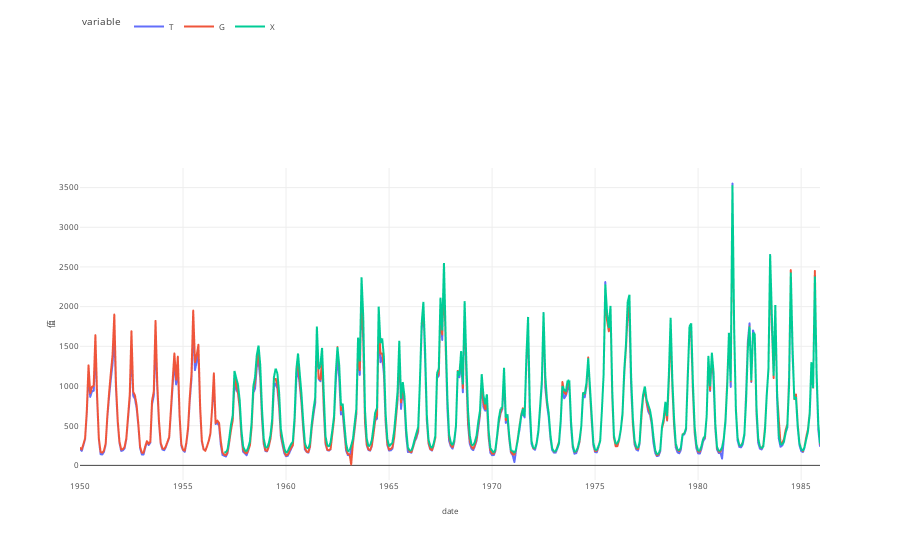

Here is the notebook cell this chart was saved with:
### Code cell
RETRAIN = True
# RETRAIN = False
tangnaihai = pd.read_csv('../data/tangnaihai_monthly_flow.csv',index_col=['date'], parse_dates=['date'])
guide = pd.read_csv('../data/guide_monthly_flow.csv',index_col=['date'], parse_dates=['date'])
xunhua = pd.read_csv('../data/xunhua_monthly_flow.csv',index_col=['date'], parse_dates=['date'])
tangnaihai.columns=['T']
guide.columns=['G']
xunhua.columns=['X']
df = pd.concat([tangnaihai,guide,xunhua],axis=1)
df.to_csv('../data/all_temp.csv')

df = df.loc[:'1985-12-31']
# df.index.name = 'ID'
# STCD = df.pop('STCD')
# STNM = df.pop('STNM')

model_path = '../models/extension/xgboost/'
if not os.path.exists(model_path):
    os.makedirs(model_path)

df_raw = df.copy()

fig = px.line(df, labels={'time': '时间', 'value': '值'},)
fig.update_layout(
    template=plot_template,legend=dict(orientation='h',x=0,y=1.5))
fig.show()


plt.figure()
msno.matrix(df)
plt.figure()
msno.matrix(df.iloc[:int(df.shape[0]*0.05),:])
plt.figure()
msno.matrix(df.iloc[int(df.shape[0]*0.05):int(df.shape[0]*0.1),:])
plt.figure()
msno.matrix(df.iloc[int(df.shape[0]*0.1):int(df.shape[0]*0.15),:])
plt.figure()
msno.matrix(df.iloc[int(df.shape[0]*0.15):int(df.shape[0]*0.2),:])
plt.figure()
msno.matrix(df.iloc[int(df.shape[0]*0.2):int(df.shape[0]*0.25),:])
plt.figure()
msno.matrix(df.iloc[int(df.shape[0]*0.25):int(df.shape[0]*0.3),:])
plt.figure()
msno.matrix(df.iloc[int(df.shape[0]*0.3):int(df.shape[0]*0.35),:])
plt.figure()
msno.matrix(df.iloc[int(df.shape[0]*0.35):int(df.shape[0]*0.4),:])
plt.figure()
msno.matrix(df.iloc[int(df.shape[0]*0.4):int(df.shape[0]*0.45),:])
plt.figure()
msno.matrix(df.iloc[int(df.shape[0]*0.45):int(df.shape[0]*0.5),:])
plt.figure()
msno.matrix(df.iloc[int(df.shape[0]*0.5):int(df.shape[0]*0.55),:])
plt.figure()
msno.matrix(df.iloc[int(df.shape[0]*0.55):int(df.shape[0]*0.6),:])
plt.figure()
msno.matrix(df.iloc[int(df.shape[0]*0.6):int(df.shape[0]*0.65),:])
plt.figure()
msno.matrix(df.iloc[int(df.shape[0]*0.65):int(df.shape[0]*0.7),:])
plt.figure()
msno.matrix(df.iloc[int(df.shape[0]*0.7):int(df.shape[0]*0.75),:])
plt.figure()
msno.matrix(df.iloc[int(df.shape[0]*0.75):int(df.shape[0]*0.8),:])
plt.figure()
msno.matrix(df.iloc[int(df.shape[0]*0.8):int(df.shape[0]*0.85),:])
plt.figure()
msno.matrix(df.iloc[int(df.shape[0]*0.85):int(df.shape[0]*0.9),:])
plt.figure()
msno.matrix(df.iloc[int(df.shape[0]*0.9):int(df.shape[0]*0.95),:])
plt.figure()
msno.matrix(df.iloc[int(df.shape[0]*0.95):,:])

### Figure 1 — Plotly figure (JSON) as saved in the notebook; plotly's stock layout.template omitted (floating-point values rounded to 4 significant figures; data arrays with more than 128 entries replaced by an {"elided": "..."} marker saying what was removed)
{"data": [{"hovertemplate": "variable=T<br>date=%{x}<br>值=%{y}<extra></extra>", "legendgroup": "T", "line": {"color": "#636efa", "dash": "solid"}, "marker": {"symbol": "circle"}, "mode": "lines", "name": "T", "showlegend": true, "type": "scattergl", "x": {"elided": "432 str values"}, "xaxis": "x", "y": {"elided": "432 float values"}, "yaxis": "y"}, {"hovertemplate": "variable=G<br>date=%{x}<br>值=%{y}<extra></extra>", "legendgroup": "G", "line": {"color": "#EF553B", "dash": "solid"}, "marker": {"symbol": "circle"}, "mode": "lines", "name": "G", "showlegend": true, "type": "scattergl", "x": {"elided": "432 str values"}, "xaxis": "x", "y": {"elided": "432 float values"}, "yaxis": "y"}, {"hovertemplate": "variable=X<br>date=%{x}<br>值=%{y}<extra></extra>", "legendgroup": "X", "line": {"color": "#00cc96", "dash": "solid"}, "marker": {"symbol": "circle"}, "mode": "lines", "name": "X", "showlegend": true, "type": "scattergl", "x": {"elided": "432 str values"}, "xaxis": "x", "y": {"elided": "432 float values"}, "yaxis": "y"}], "layout": {"legend": {"orientation": "h", "title": {"text": "variable"}, "tracegroupgap": 0, "x": 0, "y": 1.5}, "margin": {"t": 60}, "xaxis": {"anchor": "y", "domain": [0, 1], "title": {"text": "date"}}, "yaxis": {"anchor": "x", "domain": [0, 1], "title": {"text": "值"}}}}
